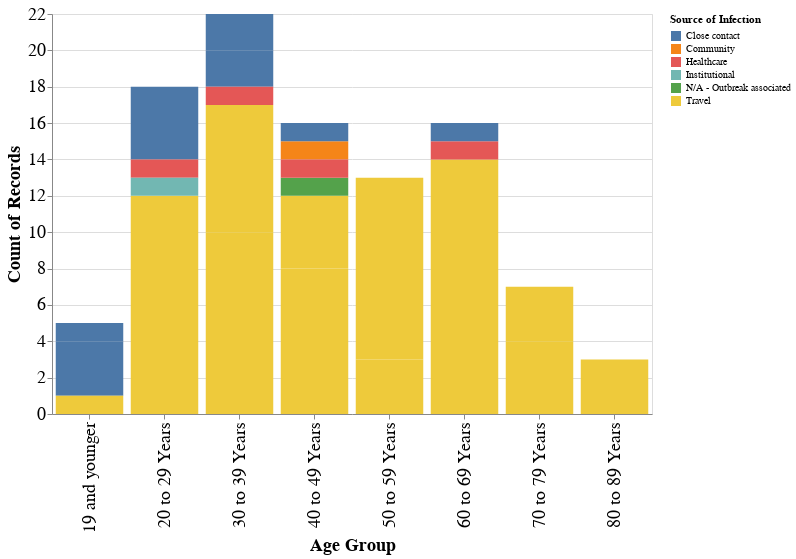

Notebook code cell kept with this figure:
### Code cell
# and let's add some interaction using altair
# like seaborn, it's a simple declarative front-end that makes it really easy to switch options/parameters
# also has a great built-in chart editor tool

import altair as alt

alt.Chart(df).mark_bar().encode( # notice that I switched back to df from full_df... altair has a 5000 row max
    alt.X("Age Group"),
    y='count()',
    color='Source of Infection', # could switch between gender, outcome, neighbourhood, source of infection, etc...
    tooltip=['Age Group', 'Client Gender', 'Outcome']
).interactive().properties(
    width=600, height=400
).configure_axis(
    labelFontSize=18,
    titleFontSize=18
)
